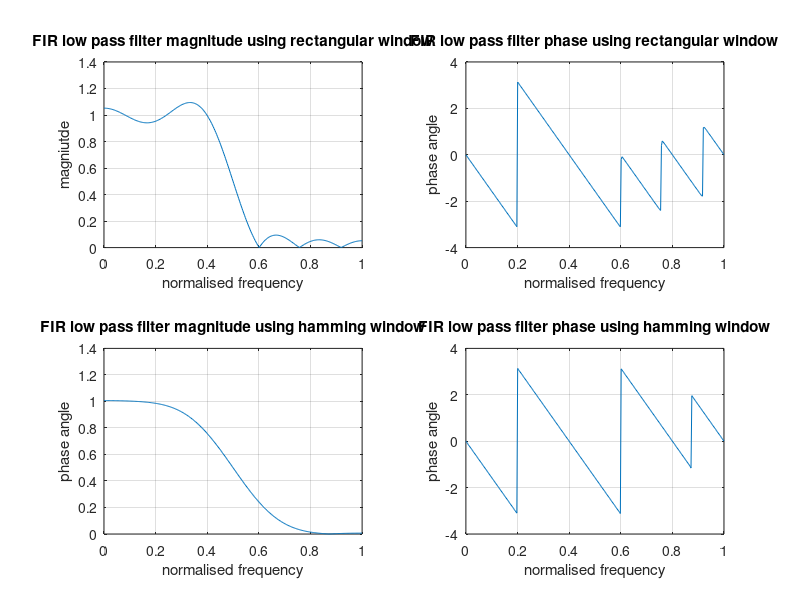

Write the MATLAB code that produced this figure.
clc;clear all;close all;
wc=0.5*pi;
N=11;
e=0.001;
n=-(N-1)/2:1:(N-1)/2;
hd1=(sin(wc*(n+e)))./(pi*(n+e));
wr=boxcar(N);
hm1=hd1.*wr';
w=0:0.01:pi;
h1=freqz(hm1,1,w);
subplot(2,2,1);
plot(w/pi,abs(h1),'-');
grid;
xlabel('normalised frequency');
ylabel('magniutde');
title('FIR low pass filter magnitude using rectangular window');
subplot(2,2,2);
plot(w/pi,angle(h1),'-');
grid;
xlabel('normalised frequency');
ylabel('phase angle');
title('FIR low pass filter phase using rectangular window');

wh=hamming(N);
hm2=hd1.*wh';
h2=freqz(hm2,1,w);
subplot(2,2,3);
plot(w/pi,abs(h2),'-');
grid;
xlabel('normalised frequency');
ylabel('phase angle');
title('FIR low pass filter magnitude using hamming window');
subplot(2,2,4);
plot(w/pi,angle(h2),'-');
grid;
xlabel('normalised frequency');
ylabel('phase angle');
title('FIR low pass filter phase using hamming window');